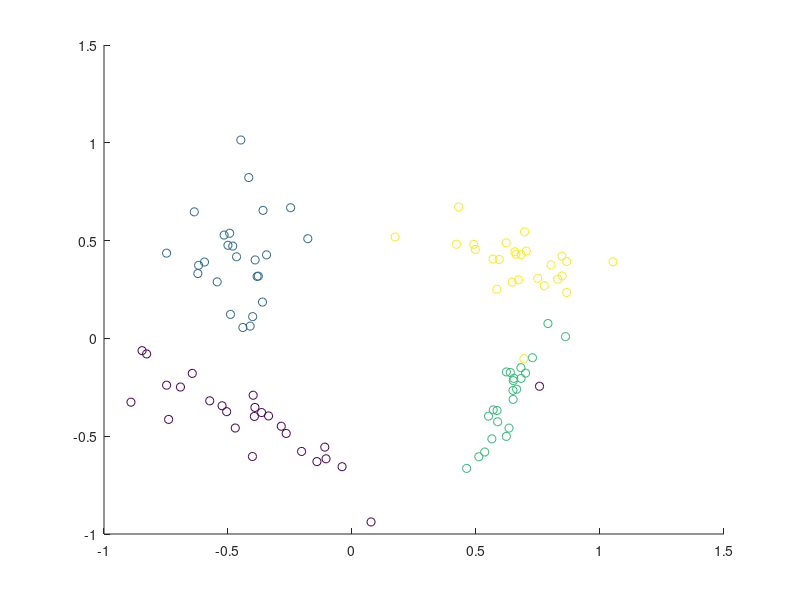

MATLAB code for this plot: (Note: this script raises an error after producing the figure.)
%% PRE-PROCESSING

clear all; close all; clc;

% synthetic dataset generated
load X.mat
load y.mat

% normalize dataset
m = mean(X);
s = max(X);
for i = 1:2
    X(:,i) = (X(:,i) + m(i))/s(i);   % normalize every dimension
end

% parameters of the dataset
n = size(X, 1);
d = size(X, 2);
n_classes = 4;

figure
scatter(X(:, 1), X(:, 2), [], y);

% transform y to categorical (inefficient but needed)
y_cat = zeros(4, n);
for k = 1:n
    y_cat(y(k)+1,k) = 1;
end

% decide how to split the dataset
split_ratio = 0.3;
k = floor(split_ratio*n);

% split dataset into training and test
X_train = X(1:k,:);
X_test = X(k+1:end,:);
y_train = y(1:k);
y_test = y(k+1:end);
y_train_cat = y_cat(:,1:k);
y_test_cat = y_cat(:,k+1:end);

% define activation functions
sigma = @(t) 1./(1+exp(-t));
sigmaprime = @(t) sigma(t).*(1-sigma(t));

% define hyperparameters of the network ANY NETWORK SHAPE (this includes 
% input & output layers too)
shape = [d, 3, 3, n_classes];

niter = 3e5;    % max iterations
eta = 0.05;     % learning rate

%% TRAINING
[costHistory, W, b] = GradientDescent( ...
        X_train', y_train_cat, niter, sigma, sigmaprime, eta, shape);

% save the network
save NNparams.mat W b sigma sigmaprime

% plot training behaviour
figure
plot(linspace(0,niter,niter)', costHistory, '-')
fprintf('Cost Function: %f\n', costHistory(end));

filename = 'training_cost_function.png'; 
saveas(gcf, filename, 'png');
%% TEST
load NNparams.mat W b

% predict the classes of the test points using the network
y_pred = Predict(W, b, sigma, X_test');

% plot predictions
figure
scatter(X_train(:, 1), X_train(:, 2), [], y_train, 'o');
hold on;
scatter(X_test(:, 1), X_test(:, 2), [], y_pred, '*');
saveas(gcf, '4_classes.png', 'png');

% confusion matrix
figure
confusionchart(y_test,y_pred)
saveas(gcf, 'ConfusionMatrix', 'png');

%% 
load NNparams.mat W b
% generate new random data in the square [0,1]^2
n = 1000;
testDatax = -1 + 2*rand(n, 2);
testDatay = Predict(W, b, sigma, testDatax');

figure
scatter(X_train(:,1), X_train(:,2), [], y_train, 'o');
hold on;
scatter(testDatax(:,1), testDatax(:,2), [], testDatay, 'filled');
saveas(gcf, 'SpaceExploration', 'png');